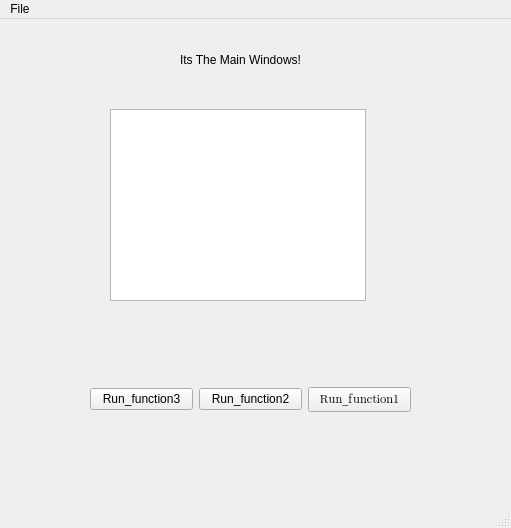
<?xml version="1.0" encoding="UTF-8"?>
<ui version="4.0">
 <class>MainWindow</class>
 <widget class="QMainWindow" name="MainWindow">
  <property name="geometry">
   <rect>
    <x>0</x>
    <y>0</y>
    <width>511</width>
    <height>528</height>
   </rect>
  </property>
  <property name="windowTitle">
   <string>MainWindow</string>
  </property>
  <widget class="QWidget" name="centralwidget">
   <widget class="QWidget" name="horizontalLayoutWidget">
    <property name="geometry">
     <rect>
      <x>90</x>
      <y>320</y>
      <width>321</width>
      <height>121</height>
     </rect>
    </property>
    <layout class="QHBoxLayout" name="bts">
     <item>
      <widget class="QPushButton" name="run_function3">
       <property name="text">
        <string>Run_function3</string>
       </property>
      </widget>
     </item>
     <item>
      <widget class="QPushButton" name="run_function2">
       <property name="text">
        <string>Run_function2</string>
       </property>
      </widget>
     </item>
     <item>
      <widget class="QPushButton" name="run_function1">
       <property name="enabled">
        <bool>true</bool>
       </property>
       <property name="font">
        <font>
         <family>Segoe UI Emoji</family>
         <weight>50</weight>
         <bold>false</bold>
         <strikeout>false</strikeout>
        </font>
       </property>
       <property name="text">
        <string>Run_function1</string>
       </property>
       <property name="checkable">
        <bool>false</bool>
       </property>
       <property name="flat">
        <bool>false</bool>
       </property>
      </widget>
     </item>
    </layout>
   </widget>
   <widget class="QLabel" name="label">
    <property name="geometry">
     <rect>
      <x>180</x>
      <y>30</y>
      <width>131</width>
      <height>21</height>
     </rect>
    </property>
    <property name="text">
     <string>Its The Main Windows!</string>
    </property>
   </widget>
   <widget class="QGraphicsView" name="graphicsView">
    <property name="geometry">
     <rect>
      <x>110</x>
      <y>90</y>
      <width>256</width>
      <height>192</height>
     </rect>
    </property>
   </widget>
  </widget>
  <widget class="QMenuBar" name="menubar">
   <property name="geometry">
    <rect>
     <x>0</x>
     <y>0</y>
     <width>511</width>
     <height>22</height>
    </rect>
   </property>
   <widget class="QMenu" name="menuFile">
    <property name="title">
     <string>File</string>
    </property>
    <addaction name="actionNew_File"/>
   </widget>
   <addaction name="menuFile"/>
  </widget>
  <widget class="QStatusBar" name="statusbar"/>
  <action name="actionNew_File">
   <property name="text">
    <string>New File</string>
   </property>
  </action>
 </widget>
 <resources/>
 <connections/>
</ui>
